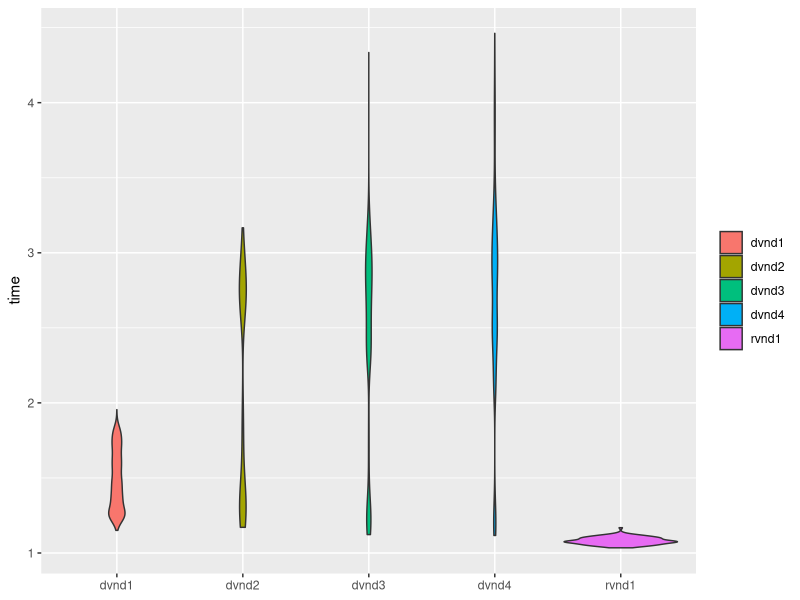
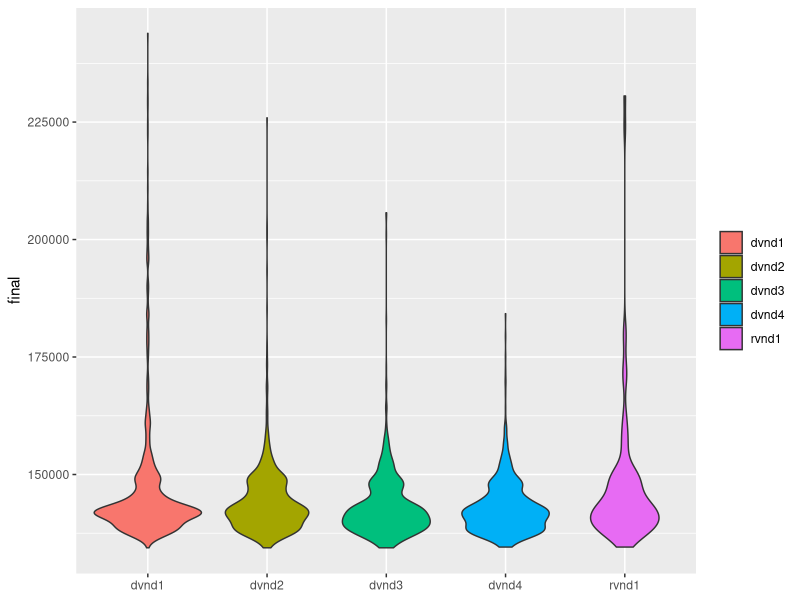
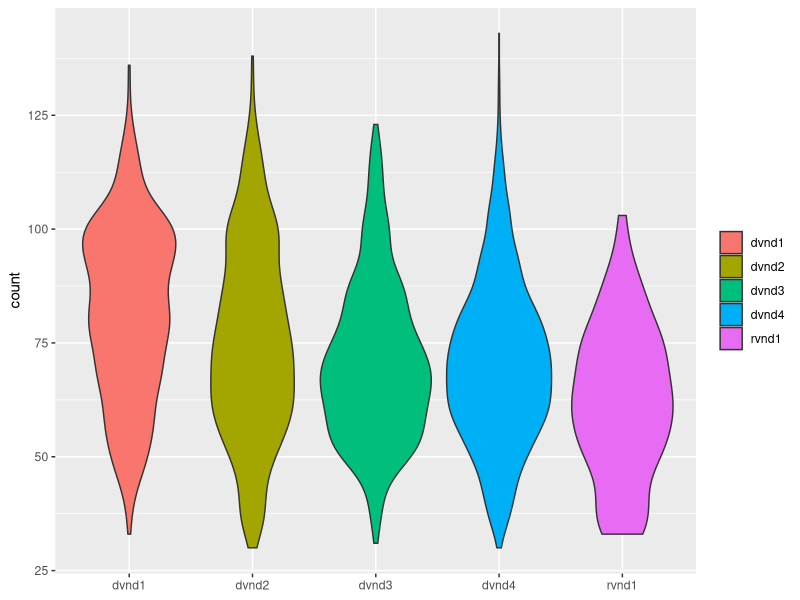
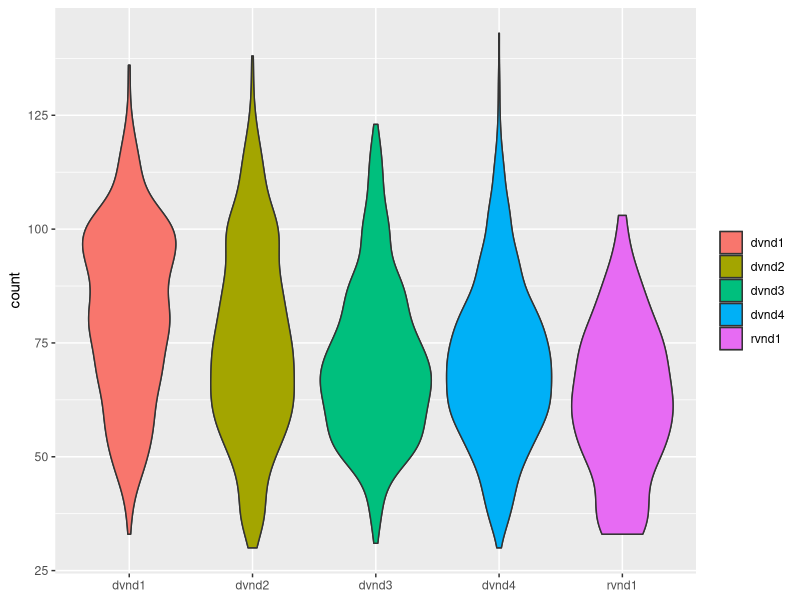
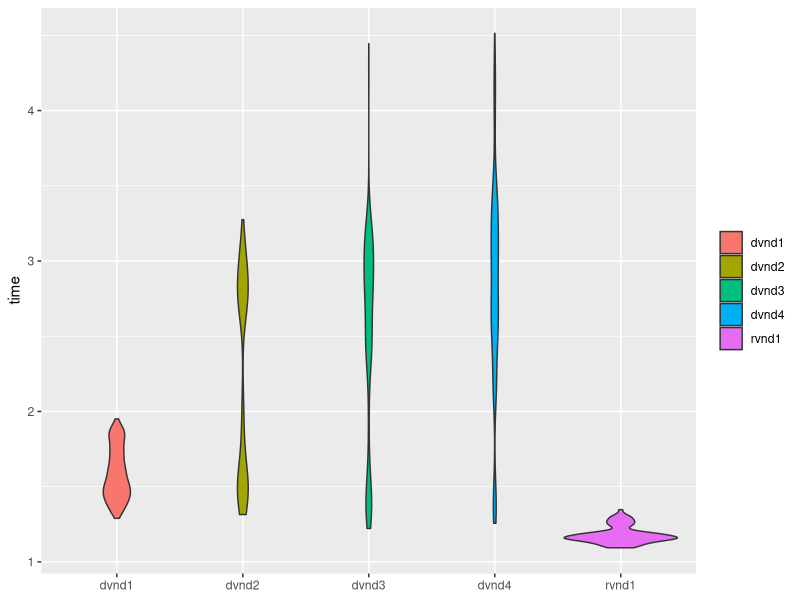
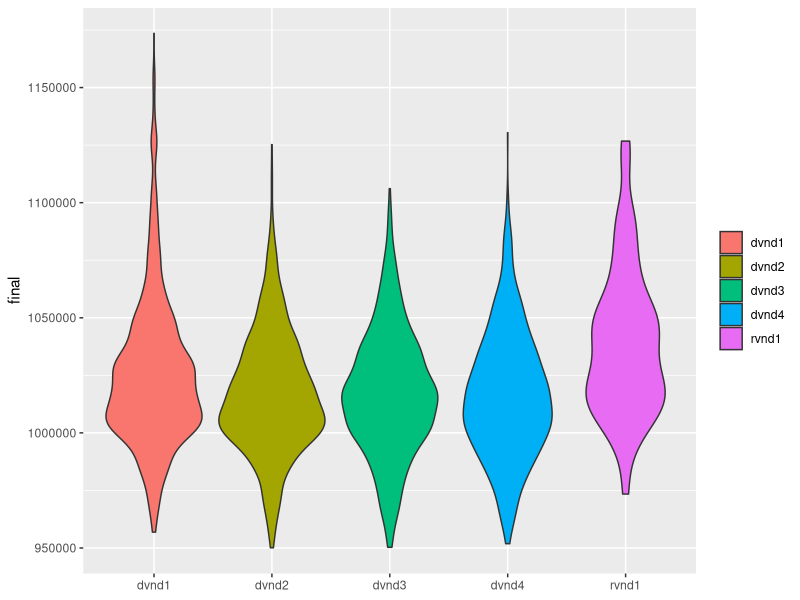
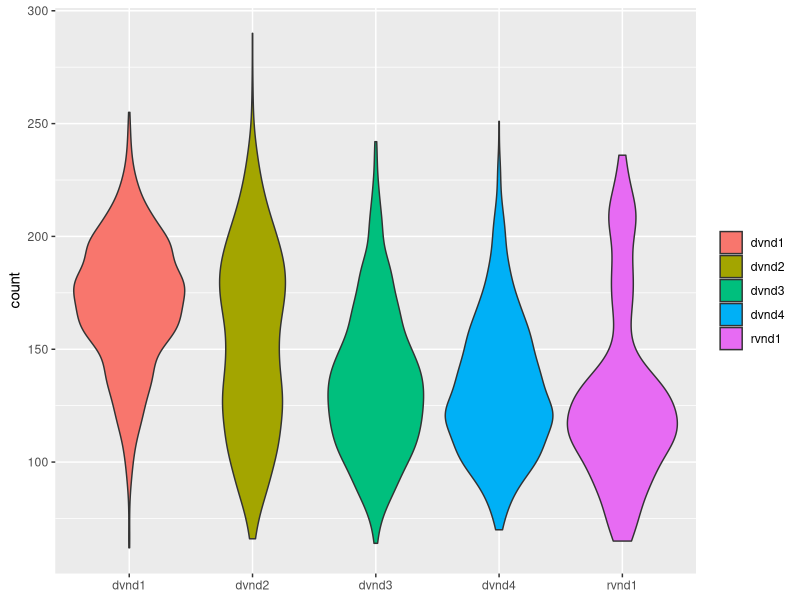
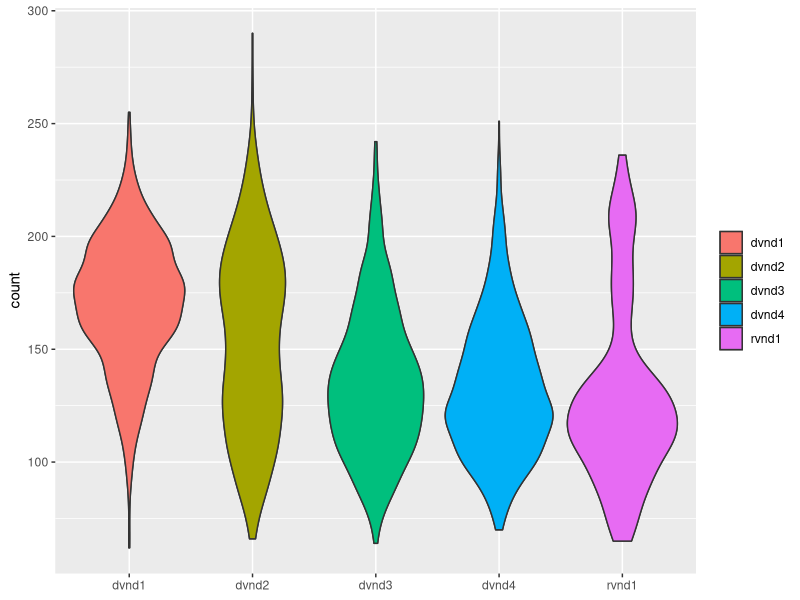

Reproduce these figures in R, in order. (Note: this script raises an error after producing the figures.)
library(ggplot2)

setwd("~/git/dvnd-df/doc/results/gpu03-04/")

compNoIndMov = read.csv(file="compNoIndMov.csv", head=TRUE, sep=";")

removeLegendPrint <- function(mychart, file_name) {
  mychart = mychart + guides(fill = guide_legend(title=NULL))
  mychart = mychart + theme(axis.title.x = element_blank())
  ggsave(file_name, plot = mychart, device="png")
  return(mychart)
}

for (input_num in 0:7) {
  timechart = ggplot(compNoIndMov[compNoIndMov$inum==input_num, ], aes(factor(paste(type, n, sep="")), time))
  timechart = timechart + geom_violin(aes(fill = factor(paste(type, n, sep=""))))
  timechart = removeLegendPrint(timechart, paste("chart/violin_time", input_num, ".png", sep=""))

  finalchart = ggplot(compNoIndMov[compNoIndMov$inum==input_num, ], aes(factor(paste(type, n, sep="")), final))
  finalchart = finalchart + geom_violin(aes(fill = factor(paste(type, n, sep=""))))
  finalchart = removeLegendPrint(finalchart, paste("chart/violin_final", input_num, ".png", sep=""))

  countchart = ggplot(compNoIndMov[compNoIndMov$inum==input_num, ], aes(factor(paste(type, n, sep="")), count))
  countchart = countchart + geom_violin(aes(fill = factor(paste(type, n, sep=""))))
  countchart = removeLegendPrint(countchart, paste("chart/violin_count", input_num, ".png", sep=""))
  
  impchart = ggplot(compNoIndMov[compNoIndMov$inum==input_num, ], aes(factor(paste(type, n, sep="")), imp))
  impchart = countchart + geom_violin(aes(fill = factor(paste(type, n, sep=""))))
  impchart = removeLegendPrint(impchart, paste("chart/violin_imp", input_num, ".png", sep=""))
}

removeLegendPrintPoints <- function(mychart, file_name) {
  mychart = mychart + geom_point(size=6, alpha=0.6)
  mychart = mychart + theme(axis.title.x=element_blank(), axis.text.x=element_blank(), axis.ticks.x=element_blank(), legend.title = element_blank())
  ggsave(file_name, plot = mychart, device="png")
  return(mychart)
}

compNoIndMov = compNoIndMov[order(compNoIndMov$type, compNoIndMov$inum, compNoIndMov$n, compNoIndMov$w, compNoIndMov$time),]
compNoIndMov$inum_id = rep(1:100, 328)
for (input_num in 0:7) {
  timelinechart = ggplot(compNoIndMov[compNoIndMov$inum==input_num, ], aes(x=factor(inum_id), y=time, color=factor(w), shape=factor(paste(type, "_n", n, sep=""))))
  removeLegendPrintPoints(timelinechart, paste("chart/points_time", input_num, ".png", sep=""))
}

compNoIndMov = compNoIndMov[order(compNoIndMov$type, compNoIndMov$inum, compNoIndMov$n, compNoIndMov$w, compNoIndMov$final),]
compNoIndMov$inum_id = rep(1:100, 328)
for (input_num in 0:7) {
  finallinechart = ggplot(compNoIndMov[compNoIndMov$inum==input_num, ], aes(x=factor(inum_id), y=final, color=factor(w), shape=factor(paste(type, "_n", n, sep=""))))
  removeLegendPrintPoints(finallinechart, paste("chart/points_final", input_num, ".png", sep=""))
}

compNoIndMov = compNoIndMov[order(compNoIndMov$type, compNoIndMov$inum, compNoIndMov$n, compNoIndMov$w, compNoIndMov$count),]
compNoIndMov$inum_id = rep(1:100, 328)
for (input_num in 0:7) {
  countlinechart = ggplot(compNoIndMov[compNoIndMov$inum==input_num, ], aes(x=factor(inum_id), y=count, color=factor(w), shape=factor(paste(type, "_n", n, sep=""))))
  removeLegendPrintPoints(countlinechart, paste("chart/points_count", input_num, ".png", sep=""))
}

compNoIndMov = compNoIndMov[order(compNoIndMov$type, compNoIndMov$inum, compNoIndMov$n, compNoIndMov$w, compNoIndMov$imp),]
compNoIndMov$inum_id = rep(1:100, 328)

for (input_num in 0:7) {
  implinechart = ggplot(compNoIndMov[compNoIndMov$inum==input_num, ], aes(x=factor(inum_id), y=imp, color=factor(w), shape=factor(paste(type, "_n", n, sep=""))))
  removeLegendPrintPoints(implinechart, paste("chart/points_imp", input_num, ".png", sep=""))
}
